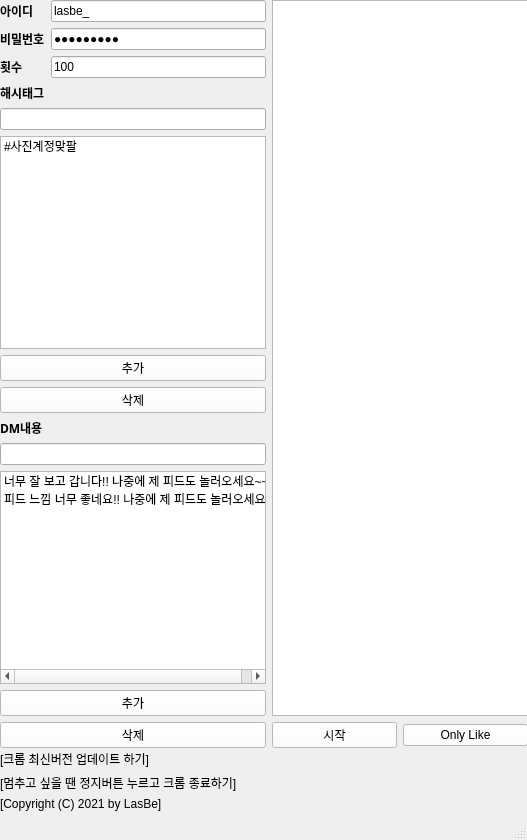
<?xml version="1.0" encoding="UTF-8"?>
<ui version="4.0">
 <class>MainWindow</class>
 <widget class="QMainWindow" name="MainWindow">
  <property name="geometry">
   <rect>
    <x>0</x>
    <y>0</y>
    <width>527</width>
    <height>840</height>
   </rect>
  </property>
  <property name="contextMenuPolicy">
   <enum>Qt::NoContextMenu</enum>
  </property>
  <property name="windowTitle">
   <string>Instagram Auto 0.2</string>
  </property>
  <property name="windowIcon">
   <iconset>
    <normaloff>icon.ico</normaloff>icon.ico</iconset>
  </property>
  <property name="autoFillBackground">
   <bool>false</bool>
  </property>
  <property name="tabShape">
   <enum>QTabWidget::Rounded</enum>
  </property>
  <property name="dockNestingEnabled">
   <bool>false</bool>
  </property>
  <property name="unifiedTitleAndToolBarOnMac">
   <bool>false</bool>
  </property>
  <widget class="QWidget" name="centralwidget">
   <widget class="QWidget" name="layoutWidget">
    <property name="geometry">
     <rect>
      <x>0</x>
      <y>0</y>
      <width>528</width>
      <height>748</height>
     </rect>
    </property>
    <layout class="QGridLayout" name="gridLayout_3">
     <item row="0" column="0">
      <layout class="QGridLayout" name="gridLayout">
       <item row="1" column="1">
        <widget class="QLineEdit" name="line_pw">
         <property name="tabletTracking">
          <bool>false</bool>
         </property>
         <property name="focusPolicy">
          <enum>Qt::StrongFocus</enum>
         </property>
         <property name="text">
          <string>mcmc6969!</string>
         </property>
         <property name="echoMode">
          <enum>QLineEdit::Password</enum>
         </property>
         <property name="clearButtonEnabled">
          <bool>false</bool>
         </property>
        </widget>
       </item>
       <item row="8" column="0">
        <widget class="QLabel" name="label_5">
         <property name="font">
          <font>
           <family>Arial Black</family>
           <weight>75</weight>
           <bold>true</bold>
          </font>
         </property>
         <property name="text">
          <string>DM내용</string>
         </property>
        </widget>
       </item>
       <item row="11" column="0" colspan="2">
        <widget class="QPushButton" name="btn_dm">
         <property name="focusPolicy">
          <enum>Qt::StrongFocus</enum>
         </property>
         <property name="acceptDrops">
          <bool>false</bool>
         </property>
         <property name="autoFillBackground">
          <bool>false</bool>
         </property>
         <property name="styleSheet">
          <string notr="true">background-color: rgb(255, 255, 255);</string>
         </property>
         <property name="text">
          <string>추가</string>
         </property>
        </widget>
       </item>
       <item row="1" column="0">
        <widget class="QLabel" name="label_2">
         <property name="font">
          <font>
           <family>Arial Black</family>
           <weight>75</weight>
           <bold>true</bold>
          </font>
         </property>
         <property name="text">
          <string>비밀번호</string>
         </property>
        </widget>
       </item>
       <item row="4" column="0" colspan="2">
        <widget class="QLineEdit" name="line_hashtag">
         <property name="focusPolicy">
          <enum>Qt::StrongFocus</enum>
         </property>
        </widget>
       </item>
       <item row="7" column="0" colspan="2">
        <widget class="QPushButton" name="btn_hashtag_del">
         <property name="focusPolicy">
          <enum>Qt::ClickFocus</enum>
         </property>
         <property name="acceptDrops">
          <bool>false</bool>
         </property>
         <property name="autoFillBackground">
          <bool>false</bool>
         </property>
         <property name="styleSheet">
          <string notr="true">background-color: rgb(255, 255, 255);</string>
         </property>
         <property name="text">
          <string>삭제</string>
         </property>
        </widget>
       </item>
       <item row="2" column="0">
        <widget class="QLabel" name="label_3">
         <property name="font">
          <font>
           <family>Arial Black</family>
           <weight>75</weight>
           <bold>true</bold>
          </font>
         </property>
         <property name="text">
          <string>횟수</string>
         </property>
        </widget>
       </item>
       <item row="2" column="1">
        <widget class="QLineEdit" name="line_cycle">
         <property name="focusPolicy">
          <enum>Qt::StrongFocus</enum>
         </property>
         <property name="text">
          <string>100</string>
         </property>
        </widget>
       </item>
       <item row="6" column="0" colspan="2">
        <widget class="QPushButton" name="btn_hashtag">
         <property name="focusPolicy">
          <enum>Qt::StrongFocus</enum>
         </property>
         <property name="acceptDrops">
          <bool>false</bool>
         </property>
         <property name="autoFillBackground">
          <bool>false</bool>
         </property>
         <property name="styleSheet">
          <string notr="true">background-color: rgb(255, 255, 255);</string>
         </property>
         <property name="text">
          <string>추가</string>
         </property>
        </widget>
       </item>
       <item row="0" column="0">
        <widget class="QLabel" name="label">
         <property name="font">
          <font>
           <family>Arial Black</family>
           <weight>75</weight>
           <bold>true</bold>
          </font>
         </property>
         <property name="text">
          <string>아이디</string>
         </property>
        </widget>
       </item>
       <item row="12" column="0" colspan="2">
        <widget class="QPushButton" name="btn_dm_del">
         <property name="focusPolicy">
          <enum>Qt::ClickFocus</enum>
         </property>
         <property name="acceptDrops">
          <bool>false</bool>
         </property>
         <property name="autoFillBackground">
          <bool>false</bool>
         </property>
         <property name="styleSheet">
          <string notr="true">background-color: rgb(255, 255, 255);</string>
         </property>
         <property name="text">
          <string>삭제</string>
         </property>
        </widget>
       </item>
       <item row="0" column="1">
        <widget class="QLineEdit" name="line_id">
         <property name="focusPolicy">
          <enum>Qt::StrongFocus</enum>
         </property>
         <property name="text">
          <string>lasbe_</string>
         </property>
        </widget>
       </item>
       <item row="3" column="0">
        <widget class="QLabel" name="label_4">
         <property name="font">
          <font>
           <family>Arial Black</family>
           <weight>75</weight>
           <bold>true</bold>
          </font>
         </property>
         <property name="text">
          <string>해시태그</string>
         </property>
        </widget>
       </item>
       <item row="9" column="0" colspan="2">
        <widget class="QLineEdit" name="line_dm">
         <property name="focusPolicy">
          <enum>Qt::StrongFocus</enum>
         </property>
         <property name="acceptDrops">
          <bool>true</bool>
         </property>
        </widget>
       </item>
       <item row="10" column="0" colspan="2">
        <widget class="QListWidget" name="list_dm">
         <item>
          <property name="text">
           <string>너무 잘 보고 갑니다!! 나중에 제 피드도 놀러오세요~~</string>
          </property>
         </item>
         <item>
          <property name="text">
           <string>피드 느낌 너무 좋네요!! 나중에 제 피드도 놀러오세요~</string>
          </property>
         </item>
        </widget>
       </item>
       <item row="5" column="0" colspan="2">
        <widget class="QListWidget" name="list_hashtag">
         <item>
          <property name="text">
           <string>#사진계정맞팔</string>
          </property>
         </item>
        </widget>
       </item>
      </layout>
     </item>
     <item row="0" column="1">
      <layout class="QGridLayout" name="gridLayout_2">
       <item row="0" column="0" colspan="2">
        <widget class="QTextEdit" name="textbox">
         <property name="font">
          <font>
           <family>Arial</family>
           <pointsize>7</pointsize>
          </font>
         </property>
         <property name="focusPolicy">
          <enum>Qt::NoFocus</enum>
         </property>
         <property name="frameShape">
          <enum>QFrame::StyledPanel</enum>
         </property>
         <property name="frameShadow">
          <enum>QFrame::Sunken</enum>
         </property>
        </widget>
       </item>
       <item row="1" column="0">
        <widget class="QPushButton" name="btn_start">
         <property name="focusPolicy">
          <enum>Qt::StrongFocus</enum>
         </property>
         <property name="acceptDrops">
          <bool>false</bool>
         </property>
         <property name="autoFillBackground">
          <bool>false</bool>
         </property>
         <property name="styleSheet">
          <string notr="true">background-color: rgb(255, 255, 255);</string>
         </property>
         <property name="text">
          <string>시작</string>
         </property>
        </widget>
       </item>
       <item row="1" column="1">
        <widget class="QPushButton" name="btn_like">
         <property name="focusPolicy">
          <enum>Qt::StrongFocus</enum>
         </property>
         <property name="acceptDrops">
          <bool>false</bool>
         </property>
         <property name="autoFillBackground">
          <bool>false</bool>
         </property>
         <property name="styleSheet">
          <string notr="true">background-color: rgb(255, 255, 255);</string>
         </property>
         <property name="text">
          <string>Only Like</string>
         </property>
        </widget>
       </item>
      </layout>
     </item>
    </layout>
   </widget>
   <widget class="QWidget" name="layoutWidget">
    <property name="geometry">
     <rect>
      <x>0</x>
      <y>750</y>
      <width>331</width>
      <height>61</height>
     </rect>
    </property>
    <layout class="QGridLayout" name="gridLayout_4">
     <item row="0" column="0">
      <widget class="QLabel" name="label_6">
       <property name="text">
        <string>[크롬 최신버전 업데이트 하기]</string>
       </property>
      </widget>
     </item>
     <item row="1" column="0">
      <widget class="QLabel" name="label_7">
       <property name="text">
        <string>[멈추고 싶을 땐 정지버튼 누르고 크롬 종료하기]</string>
       </property>
      </widget>
     </item>
     <item row="2" column="0">
      <widget class="QLabel" name="label_9">
       <property name="text">
        <string>[Copyright (C) 2021 by LasBe]</string>
       </property>
      </widget>
     </item>
    </layout>
   </widget>
  </widget>
  <widget class="QStatusBar" name="statusbar"/>
 </widget>
 <tabstops>
  <tabstop>line_id</tabstop>
  <tabstop>line_pw</tabstop>
  <tabstop>line_cycle</tabstop>
  <tabstop>line_hashtag</tabstop>
  <tabstop>btn_hashtag</tabstop>
  <tabstop>line_dm</tabstop>
  <tabstop>btn_dm</tabstop>
  <tabstop>btn_start</tabstop>
  <tabstop>btn_dm_del</tabstop>
  <tabstop>btn_hashtag_del</tabstop>
  <tabstop>list_hashtag</tabstop>
  <tabstop>list_dm</tabstop>
 </tabstops>
 <resources/>
 <connections/>
 <slots>
  <slot>addList_hashtag()</slot>
  <slot>connect()</slot>
 </slots>
</ui>
